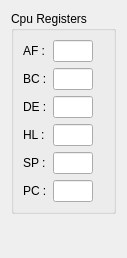
<?xml version="1.0" encoding="UTF-8"?>
<ui version="4.0">
 <class>CpuRegisterWidget</class>
 <widget class="QWidget" name="CpuRegisterWidget">
  <property name="geometry">
   <rect>
    <x>0</x>
    <y>0</y>
    <width>104</width>
    <height>258</height>
   </rect>
  </property>
  <property name="windowTitle">
   <string>Form</string>
  </property>
  <layout class="QVBoxLayout" name="verticalLayout">
   <item>
    <widget class="QGroupBox" name="groupBox">
     <property name="sizePolicy">
      <sizepolicy hsizetype="Fixed" vsizetype="Fixed">
       <horstretch>0</horstretch>
       <verstretch>0</verstretch>
      </sizepolicy>
     </property>
     <property name="title">
      <string>Cpu Registers</string>
     </property>
     <property name="alignment">
      <set>Qt::AlignLeading|Qt::AlignLeft|Qt::AlignTop</set>
     </property>
     <property name="flat">
      <bool>false</bool>
     </property>
     <property name="checkable">
      <bool>false</bool>
     </property>
     <layout class="QFormLayout" name="formLayout">
      <item row="0" column="0">
       <widget class="QLabel" name="af_label">
        <property name="text">
         <string>AF :</string>
        </property>
       </widget>
      </item>
      <item row="0" column="1">
       <widget class="QLineEdit" name="af_lineEdit">
        <property name="maximumSize">
         <size>
          <width>40</width>
          <height>16777215</height>
         </size>
        </property>
        <property name="text">
         <string/>
        </property>
        <property name="alignment">
         <set>Qt::AlignCenter</set>
        </property>
       </widget>
      </item>
      <item row="1" column="0">
       <widget class="QLabel" name="bc_label">
        <property name="text">
         <string>BC :</string>
        </property>
       </widget>
      </item>
      <item row="1" column="1">
       <widget class="QLineEdit" name="bc_lineEdit">
        <property name="maximumSize">
         <size>
          <width>40</width>
          <height>16777215</height>
         </size>
        </property>
        <property name="alignment">
         <set>Qt::AlignCenter</set>
        </property>
       </widget>
      </item>
      <item row="2" column="0">
       <widget class="QLabel" name="de_label">
        <property name="text">
         <string>DE :</string>
        </property>
       </widget>
      </item>
      <item row="2" column="1">
       <widget class="QLineEdit" name="de_lineEdit">
        <property name="maximumSize">
         <size>
          <width>40</width>
          <height>16777215</height>
         </size>
        </property>
        <property name="alignment">
         <set>Qt::AlignCenter</set>
        </property>
       </widget>
      </item>
      <item row="3" column="0">
       <widget class="QLabel" name="hl_label">
        <property name="text">
         <string>HL :</string>
        </property>
       </widget>
      </item>
      <item row="3" column="1">
       <widget class="QLineEdit" name="hl_lineEdit">
        <property name="maximumSize">
         <size>
          <width>40</width>
          <height>16777215</height>
         </size>
        </property>
        <property name="alignment">
         <set>Qt::AlignCenter</set>
        </property>
       </widget>
      </item>
      <item row="4" column="0">
       <widget class="QLabel" name="sp_label">
        <property name="text">
         <string>SP :</string>
        </property>
       </widget>
      </item>
      <item row="4" column="1">
       <widget class="QLineEdit" name="sp_lineEdit">
        <property name="maximumSize">
         <size>
          <width>40</width>
          <height>16777215</height>
         </size>
        </property>
        <property name="alignment">
         <set>Qt::AlignCenter</set>
        </property>
       </widget>
      </item>
      <item row="5" column="0">
       <widget class="QLabel" name="pc_label">
        <property name="text">
         <string>PC :</string>
        </property>
       </widget>
      </item>
      <item row="5" column="1">
       <widget class="QLineEdit" name="pc_lineEdit">
        <property name="maximumSize">
         <size>
          <width>40</width>
          <height>16777215</height>
         </size>
        </property>
        <property name="alignment">
         <set>Qt::AlignCenter</set>
        </property>
       </widget>
      </item>
     </layout>
    </widget>
   </item>
   <item>
    <spacer name="verticalSpacer">
     <property name="orientation">
      <enum>Qt::Vertical</enum>
     </property>
     <property name="sizeHint" stdset="0">
      <size>
       <width>20</width>
       <height>40</height>
      </size>
     </property>
    </spacer>
   </item>
  </layout>
 </widget>
 <resources/>
 <connections/>
</ui>
